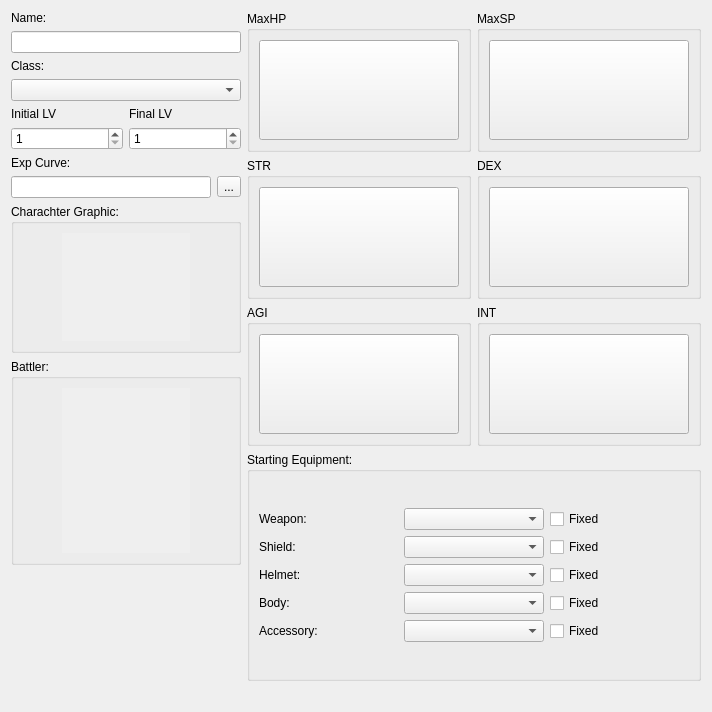
<?xml version="1.0" encoding="UTF-8"?>
<ui version="4.0">
 <class>EditActors</class>
 <widget class="QWidget" name="EditActors">
  <property name="geometry">
   <rect>
    <x>0</x>
    <y>0</y>
    <width>712</width>
    <height>712</height>
   </rect>
  </property>
  <property name="windowTitle">
   <string>Form</string>
  </property>
  <layout class="QGridLayout" name="gridLayout_6">
   <item row="1" column="1">
    <widget class="QGroupBox" name="groupBox_9">
     <property name="title">
      <string>Starting Equipment:</string>
     </property>
     <layout class="QGridLayout" name="gridLayout_7">
      <item row="0" column="0">
       <layout class="QGridLayout" name="gridLayout_3">
        <item row="1" column="1">
         <widget class="QComboBox" name="combo_shield"/>
        </item>
        <item row="2" column="0">
         <widget class="QLabel" name="label_8">
          <property name="text">
           <string>Helmet:</string>
          </property>
         </widget>
        </item>
        <item row="0" column="0">
         <widget class="QLabel" name="label_6">
          <property name="text">
           <string>Weapon:</string>
          </property>
         </widget>
        </item>
        <item row="4" column="0">
         <widget class="QLabel" name="label_10">
          <property name="text">
           <string>Accessory:</string>
          </property>
         </widget>
        </item>
        <item row="2" column="1">
         <widget class="QComboBox" name="combo_helmet"/>
        </item>
        <item row="4" column="1">
         <widget class="QComboBox" name="combo_accessory"/>
        </item>
        <item row="3" column="1">
         <widget class="QComboBox" name="combo_body"/>
        </item>
        <item row="3" column="0">
         <widget class="QLabel" name="label_9">
          <property name="text">
           <string>Body:</string>
          </property>
         </widget>
        </item>
        <item row="1" column="0">
         <widget class="QLabel" name="label_7">
          <property name="text">
           <string>Shield:</string>
          </property>
         </widget>
        </item>
        <item row="0" column="1">
         <widget class="QComboBox" name="combo_weapon"/>
        </item>
        <item row="0" column="2">
         <widget class="QCheckBox" name="check_weapon">
          <property name="text">
           <string>Fixed</string>
          </property>
         </widget>
        </item>
        <item row="1" column="2">
         <widget class="QCheckBox" name="check_shield">
          <property name="text">
           <string>Fixed</string>
          </property>
         </widget>
        </item>
        <item row="2" column="2">
         <widget class="QCheckBox" name="check_helmet">
          <property name="text">
           <string>Fixed</string>
          </property>
         </widget>
        </item>
        <item row="3" column="2">
         <widget class="QCheckBox" name="check_body">
          <property name="text">
           <string>Fixed</string>
          </property>
         </widget>
        </item>
        <item row="4" column="2">
         <widget class="QCheckBox" name="check_accessory">
          <property name="text">
           <string>Fixed</string>
          </property>
         </widget>
        </item>
       </layout>
      </item>
     </layout>
    </widget>
   </item>
   <item row="0" column="0" rowspan="2">
    <layout class="QGridLayout" name="gridLayout">
     <item row="0" column="0" colspan="2">
      <widget class="QLabel" name="label">
       <property name="text">
        <string>Name:</string>
       </property>
      </widget>
     </item>
     <item row="8" column="0">
      <widget class="QLineEdit" name="line_exp_curve">
       <property name="readOnly">
        <bool>true</bool>
       </property>
      </widget>
     </item>
     <item row="2" column="0" colspan="2">
      <widget class="QLabel" name="label_2">
       <property name="text">
        <string>Class:</string>
       </property>
      </widget>
     </item>
     <item row="9" column="0" colspan="2">
      <widget class="QGroupBox" name="groupBox_7">
       <property name="title">
        <string>Charachter Graphic:</string>
       </property>
       <layout class="QGridLayout" name="gridLayout_4">
        <item row="0" column="0">
         <widget class="ImageDisplayWidget" name="label_character_graphic">
          <property name="minimumSize">
           <size>
            <width>128</width>
            <height>108</height>
           </size>
          </property>
          <property name="maximumSize">
           <size>
            <width>128</width>
            <height>108</height>
           </size>
          </property>
          <property name="autoFillBackground">
           <bool>true</bool>
          </property>
          <property name="text">
           <string/>
          </property>
          <property name="alignment">
           <set>Qt::AlignCenter</set>
          </property>
         </widget>
        </item>
       </layout>
      </widget>
     </item>
     <item row="10" column="0" colspan="2">
      <widget class="QGroupBox" name="groupBox_8">
       <property name="title">
        <string>Battler:</string>
       </property>
       <layout class="QGridLayout" name="gridLayout_5">
        <item row="0" column="0">
         <widget class="ImageDisplayWidget" name="label_battler_graphic">
          <property name="minimumSize">
           <size>
            <width>128</width>
            <height>165</height>
           </size>
          </property>
          <property name="maximumSize">
           <size>
            <width>128</width>
            <height>165</height>
           </size>
          </property>
          <property name="autoFillBackground">
           <bool>true</bool>
          </property>
          <property name="text">
           <string/>
          </property>
          <property name="alignment">
           <set>Qt::AlignCenter</set>
          </property>
         </widget>
        </item>
       </layout>
      </widget>
     </item>
     <item row="3" column="0" colspan="2">
      <widget class="QComboBox" name="combo_class"/>
     </item>
     <item row="1" column="0" colspan="2">
      <widget class="QLineEdit" name="line_name"/>
     </item>
     <item row="4" column="0" colspan="2">
      <layout class="QHBoxLayout" name="horizontalLayout">
       <item>
        <layout class="QVBoxLayout" name="verticalLayout">
         <item>
          <widget class="QLabel" name="label_3">
           <property name="text">
            <string>Initial LV</string>
           </property>
          </widget>
         </item>
         <item>
          <widget class="QSpinBox" name="spin_initial">
           <property name="minimum">
            <number>1</number>
           </property>
          </widget>
         </item>
        </layout>
       </item>
       <item>
        <layout class="QVBoxLayout" name="verticalLayout_2">
         <item>
          <widget class="QLabel" name="label_4">
           <property name="text">
            <string>Final LV</string>
           </property>
          </widget>
         </item>
         <item>
          <widget class="QSpinBox" name="spin_final">
           <property name="minimum">
            <number>1</number>
           </property>
          </widget>
         </item>
        </layout>
       </item>
      </layout>
     </item>
     <item row="7" column="0" colspan="2">
      <widget class="QLabel" name="label_5">
       <property name="text">
        <string>Exp Curve:</string>
       </property>
      </widget>
     </item>
     <item row="8" column="1">
      <widget class="QToolButton" name="button_exp_curve">
       <property name="text">
        <string>...</string>
       </property>
      </widget>
     </item>
     <item row="11" column="0">
      <spacer name="verticalSpacer">
       <property name="orientation">
        <enum>Qt::Vertical</enum>
       </property>
       <property name="sizeHint" stdset="0">
        <size>
         <width>20</width>
         <height>40</height>
        </size>
       </property>
      </spacer>
     </item>
    </layout>
   </item>
   <item row="0" column="1">
    <layout class="QGridLayout" name="gridLayout_2">
     <item row="0" column="0">
      <widget class="QGroupBox" name="groupBox">
       <property name="title">
        <string>MaxHP</string>
       </property>
       <layout class="QGridLayout" name="gridLayout_8">
        <item row="0" column="0">
         <widget class="QToolButton" name="button_param_maxhp">
          <property name="minimumSize">
           <size>
            <width>200</width>
            <height>100</height>
           </size>
          </property>
          <property name="maximumSize">
           <size>
            <width>200</width>
            <height>100</height>
           </size>
          </property>
          <property name="text">
           <string/>
          </property>
          <property name="iconSize">
           <size>
            <width>200</width>
            <height>100</height>
           </size>
          </property>
         </widget>
        </item>
       </layout>
      </widget>
     </item>
     <item row="0" column="1">
      <widget class="QGroupBox" name="groupBox_2">
       <property name="title">
        <string>MaxSP</string>
       </property>
       <layout class="QGridLayout" name="gridLayout_9">
        <item row="1" column="0">
         <widget class="QToolButton" name="button_param_maxsp">
          <property name="minimumSize">
           <size>
            <width>200</width>
            <height>100</height>
           </size>
          </property>
          <property name="maximumSize">
           <size>
            <width>200</width>
            <height>100</height>
           </size>
          </property>
          <property name="text">
           <string/>
          </property>
          <property name="iconSize">
           <size>
            <width>200</width>
            <height>100</height>
           </size>
          </property>
         </widget>
        </item>
       </layout>
      </widget>
     </item>
     <item row="1" column="0">
      <widget class="QGroupBox" name="groupBox_4">
       <property name="title">
        <string>STR</string>
       </property>
       <layout class="QGridLayout" name="gridLayout_10">
        <item row="0" column="0">
         <widget class="QToolButton" name="button_param_str">
          <property name="minimumSize">
           <size>
            <width>200</width>
            <height>100</height>
           </size>
          </property>
          <property name="maximumSize">
           <size>
            <width>200</width>
            <height>100</height>
           </size>
          </property>
          <property name="text">
           <string/>
          </property>
          <property name="iconSize">
           <size>
            <width>200</width>
            <height>100</height>
           </size>
          </property>
         </widget>
        </item>
       </layout>
      </widget>
     </item>
     <item row="1" column="1">
      <widget class="QGroupBox" name="groupBox_3">
       <property name="title">
        <string>DEX</string>
       </property>
       <layout class="QGridLayout" name="gridLayout_11">
        <item row="0" column="0">
         <widget class="QToolButton" name="button_param_dex">
          <property name="minimumSize">
           <size>
            <width>200</width>
            <height>100</height>
           </size>
          </property>
          <property name="maximumSize">
           <size>
            <width>200</width>
            <height>100</height>
           </size>
          </property>
          <property name="text">
           <string/>
          </property>
          <property name="iconSize">
           <size>
            <width>200</width>
            <height>100</height>
           </size>
          </property>
         </widget>
        </item>
       </layout>
      </widget>
     </item>
     <item row="2" column="0">
      <widget class="QGroupBox" name="groupBox_6">
       <property name="title">
        <string>AGI</string>
       </property>
       <layout class="QGridLayout" name="gridLayout_12">
        <item row="0" column="0">
         <widget class="QToolButton" name="button_param_agi">
          <property name="minimumSize">
           <size>
            <width>200</width>
            <height>100</height>
           </size>
          </property>
          <property name="maximumSize">
           <size>
            <width>200</width>
            <height>100</height>
           </size>
          </property>
          <property name="text">
           <string/>
          </property>
          <property name="iconSize">
           <size>
            <width>200</width>
            <height>100</height>
           </size>
          </property>
         </widget>
        </item>
       </layout>
      </widget>
     </item>
     <item row="2" column="1">
      <widget class="QGroupBox" name="groupBox_5">
       <property name="title">
        <string>INT</string>
       </property>
       <layout class="QGridLayout" name="gridLayout_13">
        <item row="0" column="0">
         <widget class="QToolButton" name="button_param_int">
          <property name="minimumSize">
           <size>
            <width>200</width>
            <height>100</height>
           </size>
          </property>
          <property name="maximumSize">
           <size>
            <width>200</width>
            <height>100</height>
           </size>
          </property>
          <property name="text">
           <string/>
          </property>
          <property name="iconSize">
           <size>
            <width>200</width>
            <height>100</height>
           </size>
          </property>
         </widget>
        </item>
       </layout>
      </widget>
     </item>
    </layout>
   </item>
   <item row="2" column="1">
    <spacer name="horizontalSpacer">
     <property name="orientation">
      <enum>Qt::Horizontal</enum>
     </property>
     <property name="sizeHint" stdset="0">
      <size>
       <width>40</width>
       <height>20</height>
      </size>
     </property>
    </spacer>
   </item>
  </layout>
 </widget>
 <customwidgets>
  <customwidget>
   <class>ImageDisplayWidget</class>
   <extends>QLabel</extends>
   <header>dialogs/imagedisplaywidget.h</header>
  </customwidget>
 </customwidgets>
 <resources/>
 <connections/>
</ui>
